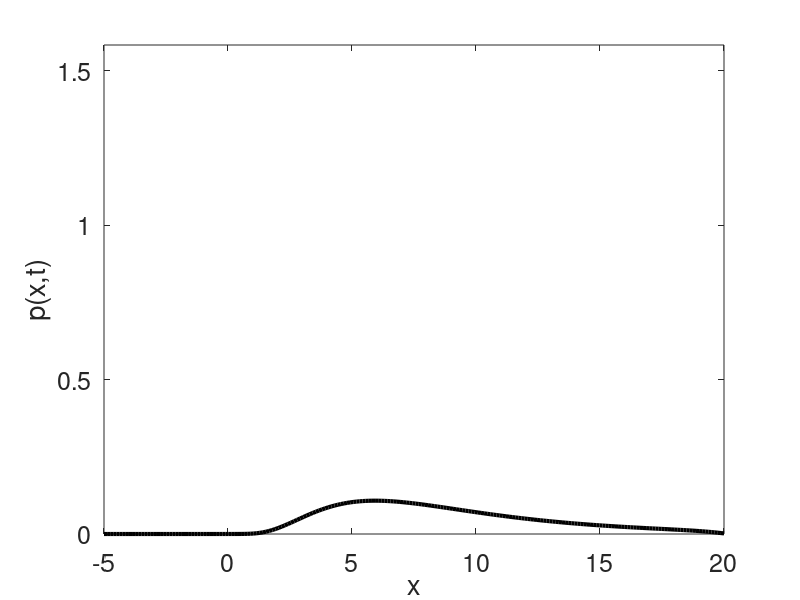
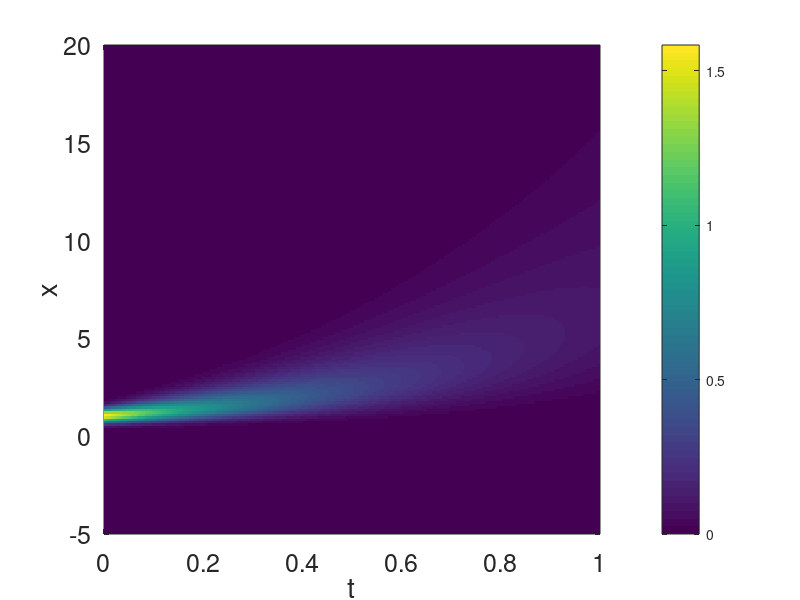

Write MATLAB code to recreate these figures, in order.
%%%%%%%%%%%%%%%%%%%%%%%%%%%%%%%%%%%%%%%%%%%%%%%%%%%%%%%%%%%%%%%%%%%%%%%%%%%
% 1D Fokker-Planck Equation Solver. Uses a split-step integration algorithm
% to solve the equation for a probability density p(x,t) for given input
% drift mu(x,t) and volatility sigma(x,t) functions:
%
% dp/dt = -d/dx[mu(x,t)*p] + d^2/dx^2[sigma^2(x,t)/2*p]
%
% which corresponds to the Ito SDE:
%
% dX = mu(X,t)dt + sigma(X,t)dW
% 
% This is done by casting the problem into the matrix form: 
% 
% d/dt[p(x,t)] = H(x,t)*p(x,t), which is solved via the equation
%
% p(x,t+dt) = exp(dt*H(x,t))*p(x,t)
%
% *Note: because the spatial grid is restricted to the finite domain [a,b],
% the function p(x,t) will deform near the boundaries to ensure the total
% probability p(x,t0) at any time t0 is always 1 (due to normalization
% requirements). To model realistic boundary-less systems, it is
% recommended to set a or b very large depending on the problem.
%
% Inputs:
% -> mu(X,t) and sigma(X,t) (function_handles @(x,t))
% -> p0(x) = initial density function (function_handle @(x))
% -> T = final time of simulation
% -> xlimits = limits on x-axis (e.g. [a,b])
% 
% Made by: Oscar A. Nieves
% Made in: 2019
%%%%%%%%%%%%%%%%%%%%%%%%%%%%%%%%%%%%%%%%%%%%%%%%%%%%%%%%%%%%%%%%%%%%%%%%%%%
function p = FPE_solve(mu,sigma,p0,T,xlimits)
% If no inputs, use default values (example: Geometric Brownian Motion)
if nargin == 0
    u = 1.0;
    os = 0.25;
    mu = @(x,t) u*x;
    sigma = @(x,t) os*x;
    p0 = @(x) 1/(2*pi*os.^2).*exp(-(x-1).^2/2/os^2);
    T = 1;
    xlimits = [-5,20];
end

% Create arrays
Nx = 200;
Nt = 300;
xv = linspace(xlimits(1),xlimits(2),Nx);
tv = linspace(0,T,Nt);
dx = xv(2)-xv(1);
dt = tv(2)-tv(1);
p = zeros(Nx,Nt);
p(:,1) = p0(xv)./(dx*trapz(p0(xv)));

% Finite difference matrices
Dxx = 1/(dx^2)*sparse(diag(-2*ones(Nx,1),0) + diag(ones(Nx-1,1),1) + ...
    diag(ones(Nx-1,1),-1));
Dx = 1/(2*dx)*sparse(diag(ones(Nx-1,1),1) - diag(ones(Nx-1,1),-1));

% Propagation operator
H = @(x,t) -( Dx*diag(mu(x,t)) + diag(mu(x,t))*Dx ) + ...
    1/2*( Dxx*diag( sigma(x,t).^2 ) + 2*Dx*diag( sigma(x,t).^2 )*Dx + ...
    diag( sigma(x,t).^2 )*Dxx );
L_op = @(x,t) expm( dt.*H(x,t) );

% Main Loop
for n = 1:Nt-1
    % Update value of p(x,t)
    p(:,n+1) = L_op(xv,tv(n))*p(:,n);
    
    % Normalize
    p(:,n+1) = p(:,n+1)/(dx*trapz(p(:,n+1)));
end

% Plots
[XV,TV] = meshgrid(xv,tv);

figure(1);
set(gcf,'color','w');
for n = 1:Nt
    plot(xv,p(:,n),'k','LineWidth',3);
    xlabel('x');
    ylabel('p(x,t)');
    ylim([min(p(:,1)) max(p(:,1))]);
    set(gca,'FontSize',18);
    drawnow;
end

figure(2);
set(gcf,'color','w');
pcolor(TV,XV,p.'); shading flat; colorbar;
xlabel('t'); ylabel('x');
set(gca,'FontSize',18);
end
%%%%%%%%%%%%%%%%%%%%%%%%%%%%%%%%%%%%%%%%%%%%%%%%%%%%%%%%%%%%%%%%%%%%%%%%%%%